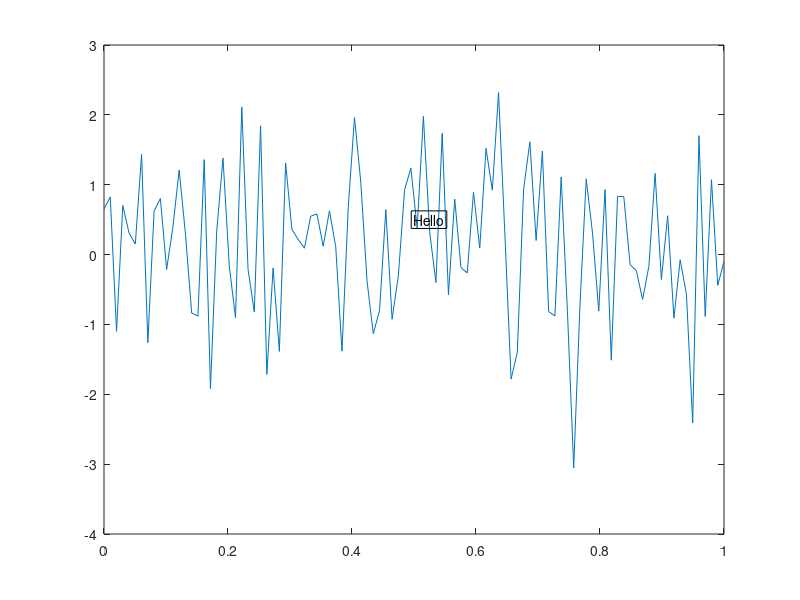

Recreate this plot in MATLAB.
function result = test_textproperties_007
result = false;
a = figure;
plot(linspace(0,1),randn(1,100));
t = text(0.5,0.5,'Hello')
drawnow
set(t,'edgecolor','k');
set(t,'margin',2);
drawnow
close(a);
result = true;
